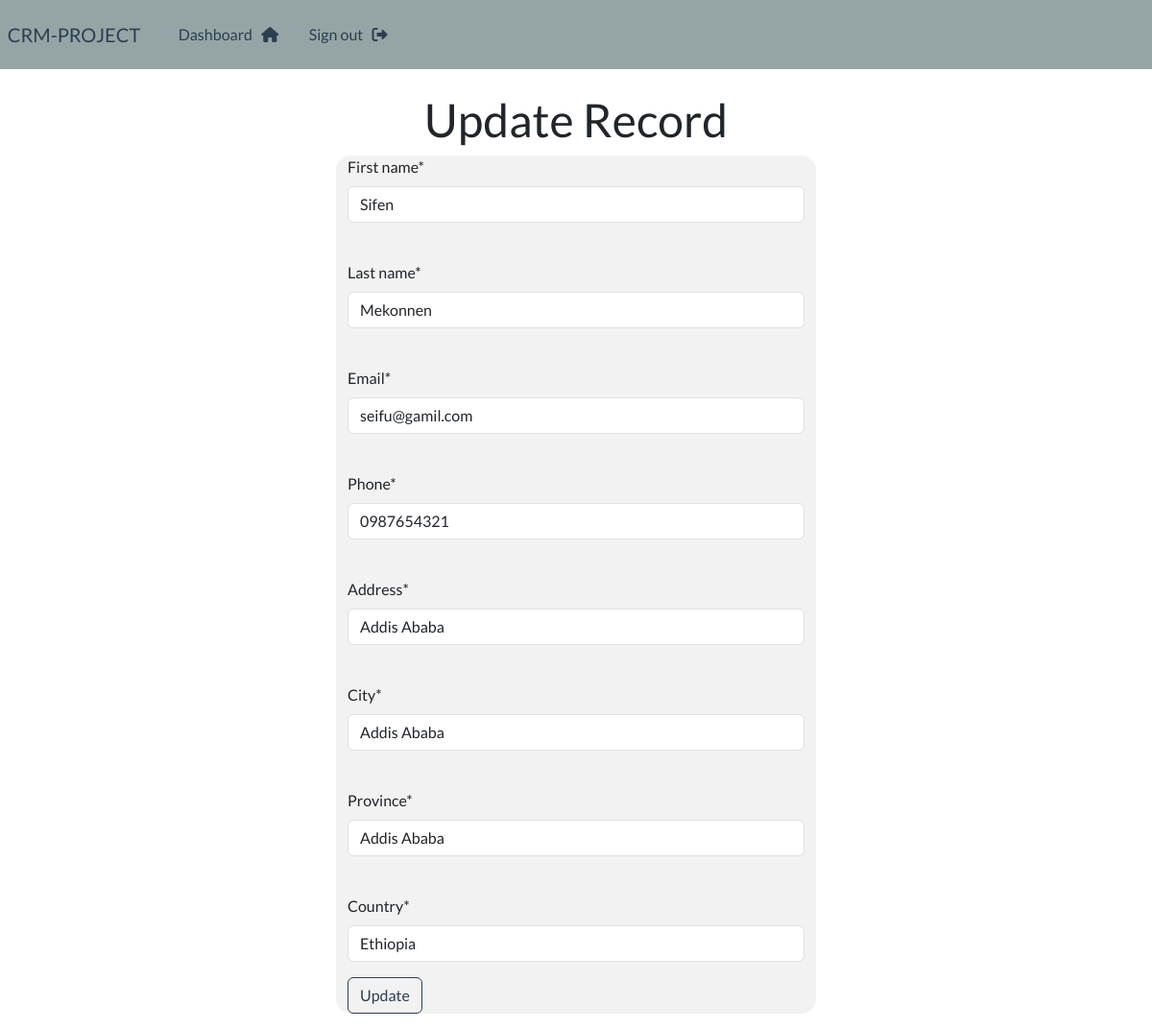
The page /update_record/12/ (signed in) on the database its author committed.
### webapp/models.py (models this page shows, shortened)
class Record(models.Model):
    creation_date=models.DateTimeField(auto_now_add=True)
    update_date=models.DateTimeField(auto_now=True)
    first_name=models.CharField(max_length=100)
    last_name=models.CharField(max_length=100)
    email=models.CharField(max_length=255)
    phone=models.CharField(max_length=20)
    address=models.CharField(max_length=300)
    city=models.CharField(max_length=200)
    province=models.CharField(max_length=200)
    country=models.CharField(max_length=200)

### webapp/views.py (the view)
# urls.py: path('update_record/<int:pk>/',views.update_record,name='update_record'),
@login_required(login_url='login')
def update_record(request,pk):
   record=Record.objects.get(id=pk)
   form=UpdateRecordForm(instance=record)
   if request.method=='POST':
      form=UpdateRecordForm(request.POST,instance=record)
      if form.is_valid():
         form.save()
         return redirect('dashboard')
   context={'form':form}
   return render(request,'webapps/update_record.html',context=context)

### webapp/forms.py
class UpdateRecordForm(forms.ModelForm):
    class Meta:
        model = Record
        fields=['first_name','last_name','email','phone','address','city','province','country']

### webapp/templates/webapps/update_record.html
{% extends 'webapps/base.html' %} {% load crispy_forms_tags %}
 {% block content%}
<h1 class="text-center">Update Record</h1>
<div class="container form-layout">
  <form method="POST">
    {% csrf_token %} {{form.first_name|as_crispy_field}}
    <br />
    {{form.last_name|as_crispy_field}}
    <br />
    {{form.email|as_crispy_field}}
    <br />
    {{form.phone|as_crispy_field}}
    <br />
    {{form.address|as_crispy_field}}
    <br />
    {{form.city|as_crispy_field}}
    <br />
    {{form.province|as_crispy_field}}
    <br />
    {{form.country|as_crispy_field}}
    <button type="submit" class="btn btn-outline-primary">Update</button>
  </form>
</div>
{% endblock %}

### static/css/style.css (style rules this page uses)
.form-layout { border-radius: 15px; background-color: #f2f2f2; width: 500px; }

### rows shown on the page
Record: first_name "Sifen", last_name "Mekonnen", email "seifu@gamil.com", phone "0987654321", address "Addis Ababa", city "Addis Ababa", province "Addis Ababa", country "Ethiopia"
